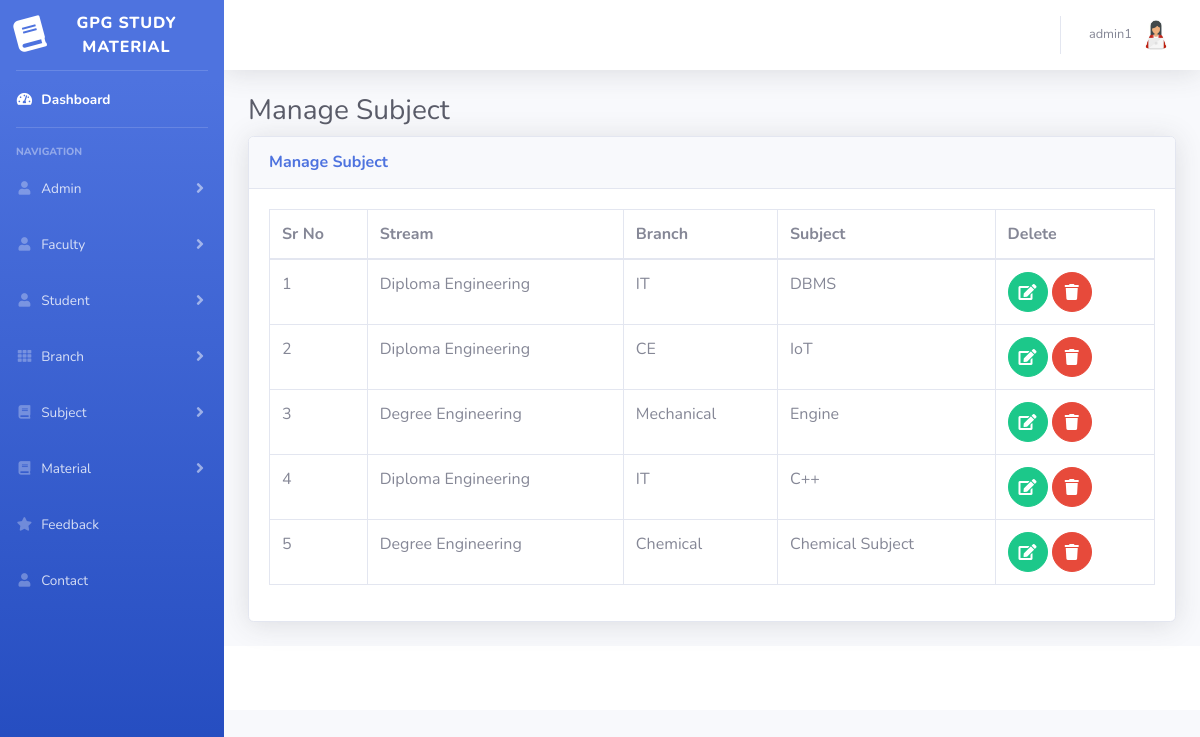
Screenshot of /diploma_gpg_material/admin/manage_subject.php (signed in) with the database file from the repository.
### tables this page shows
CREATE TABLE `tbl_subject` (
  `sub_id` int(11) NOT NULL,
  `sub_name` varchar(50) DEFAULT NULL,
  `sub_status` varchar(5) DEFAULT NULL,
  `b_stream` varchar(5) NOT NULL,
  `b_id` int(11) DEFAULT NULL
);

CREATE TABLE `tbl_branch` (
  `b_id` int(11) NOT NULL,
  `b_name` varchar(50) DEFAULT NULL,
  `b_stream` varchar(5) NOT NULL,
  `b_status` varchar(5) DEFAULT NULL
);

### diploma_gpg_material/admin/manage_subject.php (the view, shortened to what this page needs)
<?php
    include "header.php";
?>
<div class="container-fluid">
                    <h1 class="h3 mb-2 text-gray-800">Manage Subject</h1>
                    <div class="card shadow mb-4">
                        <div class="card-header py-3">
                            <h6 class="m-0 font-weight-bold text-primary">Manage Subject</h6>
                        </div>
                        <div class="card-body">
                            <div class="table-responsive">
                                <table class="table table-bordered" id="dataTable" width="100%" cellspacing="0">
                                    <thead>
                                        <tr>
                                            <th>Sr No</th>
                                            <th>Stream</th>
                                            <th>Branch</th>
                                             <th>Subject</th>
                                            <th>Delete</th>
                                        </tr>
                                    </thead>
                                    <tfoot>
                                        <?php
                                        $seq=1;
                                        $qry1="SELECT * FROM tbl_subject WHERE sub_status='1'";
                                        $run1=mysqli_query($con,$qry1);
                                        while($result1=mysqli_fetch_array($run1))
                                        {
                                            $stream=$result1['b_stream'];
                                            $b_id=$result1['b_id'];
                                            $qry2="SELECT * FROM tbl_branch WHERE b_id='$b_id'";
                                            $run2=mysqli_query($con,$qry2);
                                            $result2=mysqli_fetch_array($run2);
                                        ?>
                                        <tr>
                                            <td><?php echo $seq; ?></td>
                                            <?php
                                            if($stream==1)
                                            {
                                            ?>
                                             <td><?php echo "Diploma Engineering"; ?></td>
                                             <?php
                                            }
                                            else
                                            {
                                             ?>
                                              <td><?php echo "Degree Engineering"; ?></td>
                                             <?php
                                            }
                                            ?>
                                            <td><?php echo $result2['b_name']; ?></td>
                                            <td><?php echo $result1['sub_name']; ?></td>
                                            <td>
                                                 <a href="edit_subject.php?id=<?php echo $result1['sub_id'];?> "
                                                    class="btn btn-success btn-circle btn"><i class="fas fa-edit"></i></a>
                                                <a href="?del=<?php echo $result1['sub_id'];?>" onclick="return confirm(' Sure to Delete');" class="btn btn-danger btn-circle btn"><i class="fas fa-trash"></i></a>
                                            </td>
                                        </tr>
                                        <?php
                                            $seq++;
                                        }
                                        ?>
                                    </tfoot>
                                </table>
                            </div>
                        </div>
                    </div>
                </div>
<?php
    include "footer.php";
?>

### diploma_gpg_material/admin/header.php (shortened to what this page needs)
<?php
include "connection.php";
    if(!isset($_SESSION['log']))
    {
        header("location:login.php");
    }
    else
    {
        $log = $_SESSION['log'];
        $qry1="SELECT * FROM tbl_login WHERE l_email='$log'";
        $run1=mysqli_query($con,$qry1);
        $result1=mysqli_fetch_array($run1);
        $img=$result1['l_img'];
        $name=$result1['l_name'];
    }
?>
<!DOCTYPE html>
<html lang="en">
<head>
    <link href="vendor/fontawesome-free/css/all.min.css" rel="stylesheet" type="text/css">
    <link href="css/sb-admin-2.min.css" rel="stylesheet">
</head>
<body id="page-top">
    <div id="wrapper">
        <ul class="navbar-nav bg-gradient-primary sidebar sidebar-dark accordion" id="accordionSidebar">
            <a class="sidebar-brand d-flex align-items-center justify-content-center" href="index.php">
                <div class="sidebar-brand-icon rotate-n-15">
                    <i class="fas fa-book"></i>
                </div>
                <div class="sidebar-brand-text mx-3">GPG Study Material </div>
            </a>
            <hr class="sidebar-divider my-0">
            <li class="nav-item active">
                <a class="nav-link" href="index.php">
                    <i class="fas fa-fw fa-tachometer-alt"></i>
                    <span>Dashboard</span></a>
            </li>
            <hr class="sidebar-divider">
            <div class="sidebar-heading">
                Navigation
            </div>
            <li class="nav-item">
                <a class="nav-link collapsed" href="#" data-toggle="collapse" data-target="#collapseFirst"
                    aria-expanded="true" aria-controls="collapseFirst">
                    <i class="fas fa-fw fa-user"></i>
                    <span>Admin</span>
                </a>
            </li>
            <li class="nav-item">
                <a class="nav-link collapsed" href="#" data-toggle="collapse" data-target="#collapseTwo"
                    aria-expanded="true" aria-controls="collapseTwo">
                    <i class="fas fa-fw fa-user"></i>
                    <span>Faculty</span>
                </a>
            </li>
            <li class="nav-item">
                <a class="nav-link collapsed" href="#" data-toggle="collapse" data-target="#collapseThree"
                    aria-expanded="true" aria-controls="collapseThree">
                    <i class="fas fa-fw fa-user"></i>
                    <span>Student</span>
                </a>
            </li>
            <li class="nav-item">
                <a class="nav-link collapsed" href="#" data-toggle="collapse" data-target="#collapseFour"
                    aria-expanded="true" aria-controls="collapseFour">
                    <i class="fas fa-fw fa-th"></i>
                    <span>Branch</span>
                </a>
            </li>
            <li class="nav-item">
                <a class="nav-link collapsed" href="#" data-toggle="collapse" data-target="#collapseFive"
                    aria-expanded="true" aria-controls="collapseFive">
                    <i class="fas fa-fw fa-book"></i>
                    <span>Subject</span>
                </a>
            </li>
            <li class="nav-item">
                <a class="nav-link collapsed" href="#" data-toggle="collapse" data-target="#collapseSix"
                    aria-expanded="true" aria-controls="collapseSix">
                    <i class="fas fa-fw fa-book"></i>
                    <span>Material</span>
                </a>
            </li>
            <li class="nav-item">
                <a class="nav-link" href="feedback.php">
                    <i class="fas fa-fw fa-star"></i>
                    <span>Feedback</span></a>
            </li>
             <li class="nav-item">
                <a class="nav-link" href="contact.php">
                    <i class="fas fa-fw fa-user"></i>
                    <span>Contact</span></a>
            </li>
        </ul>
        <div id="content-wrapper" class="d-flex flex-column">
            <div id="content">
                <nav class="navbar navbar-expand navbar-light bg-white topbar mb-4 static-top shadow">
                    <ul class="navbar-nav ml-auto">
                        <li class="nav-item dropdown no-arrow">
                            <a class="nav-link dropdown-toggle" href="#" id="userDropdown" role="button"
                                data-toggle="dropdown" aria-haspopup="true" aria-expanded="false">
                                <span class="mr-2 d-none d-lg-inline text-gray-600 small"><?php echo $name; ?></span>
                                <img class="img-profile rounded-circle"
                                    src="<?php echo $img; ?>">
                            </a>
                        </li>
                    </ul>
                </nav>

### rows the page displays
tbl_subject: b_stream "Diploma Engineering", b.b_name "IT", sub_name "DBMS"
tbl_subject: b_stream "Diploma Engineering", b.b_name "CE", sub_name "IoT"
tbl_subject: b_stream "Degree Engineering", b.b_name "Mechanical", sub_name "Engine"
tbl_subject: b_stream "Diploma Engineering", b.b_name "IT", sub_name "C++"
tbl_subject: b_stream "Degree Engineering", b.b_name "Chemical", sub_name "Chemical Subject"

### other values shown
$name "admin1"
